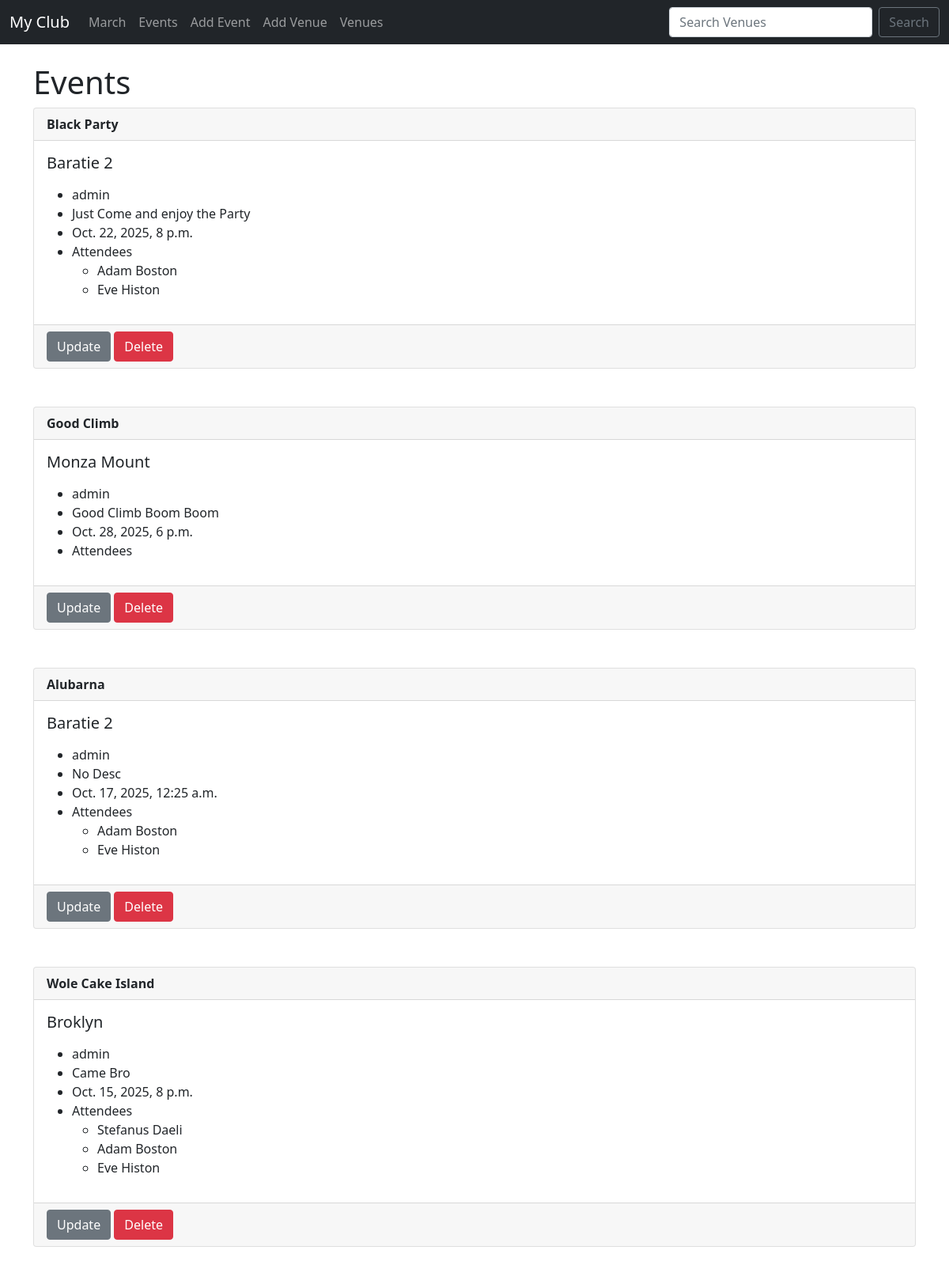
/events, run on an earlier commit of the app's database.
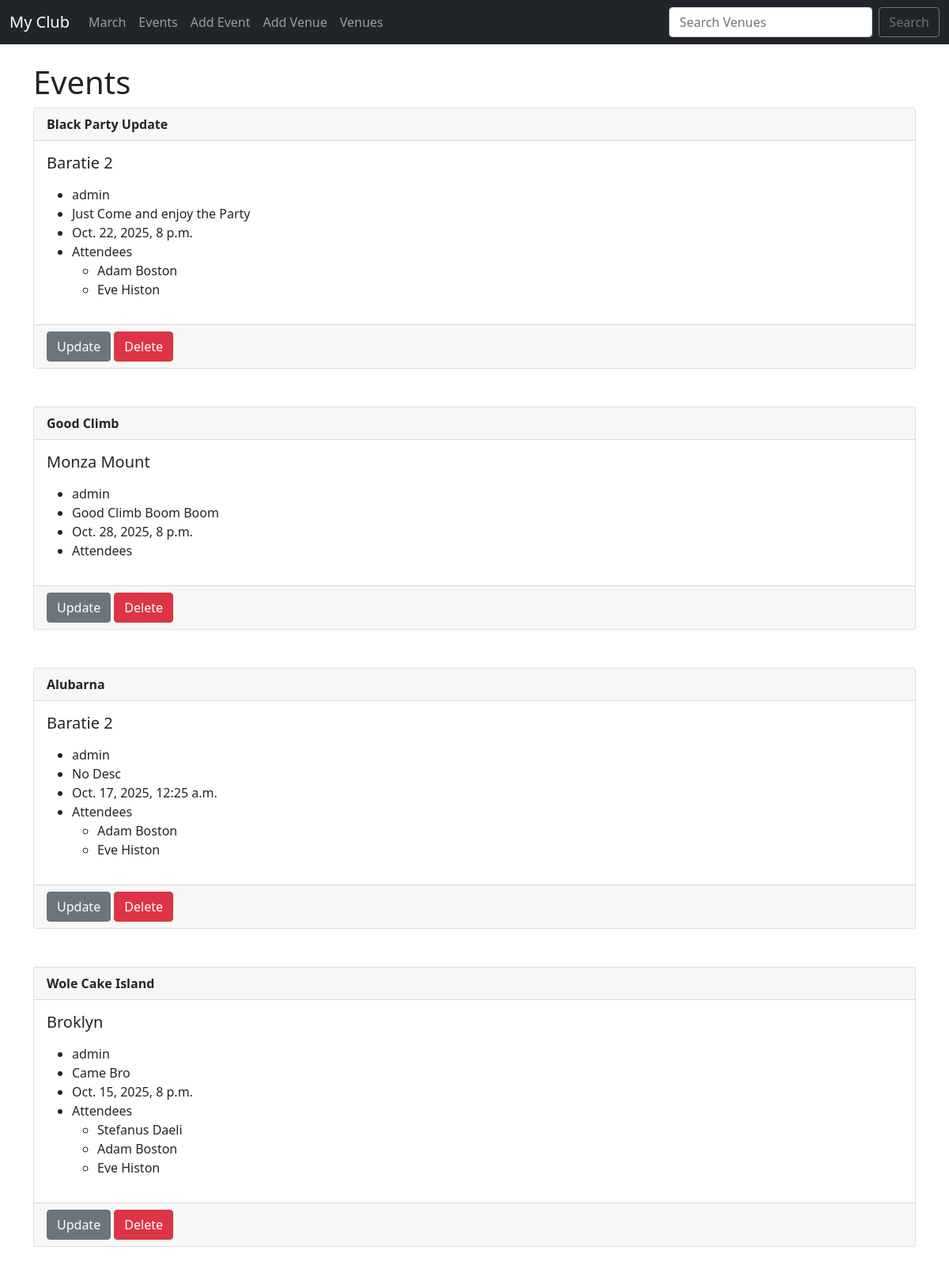
And on a later commit of the database.
### events/models.py (models this page shows)
class Event(models.Model):
    name = models.CharField('Event Name', max_length=120)
    event_date = models.DateTimeField('Event Date')
    venue = models.ForeignKey(Venue, blank=True, null=True, on_delete=models.CASCADE)
    manager = models.ForeignKey(User, blank=True, null=True, on_delete=models.SET_NULL)
    description = models.TextField(blank=True)
    attendees = models.ManyToManyField(MuClubUser, blank=True)
    def __str__(self):
        return self.name

class Venue(models.Model):
    name = models.CharField('Venue Name', max_length=120)
    address = models.CharField(max_length=300)
    zip_code = models.CharField('Zip Code', max_length=12)
    phone = models.CharField('Contact Phone', max_length=20, blank=True)
    web = models.URLField('Website Address', blank=True)
    email_address = models.EmailField('Email Address', blank=True)
    def __str__(self):
        return self.name

### events/views.py (the view)
# urls.py: path('events', views.all_events, name='list-events'),
def all_events(request):
    event_list = Event.objects.all()
    return render(request, 'events/event_list.html',
                    {'event_list': event_list})

### events/models.py (called while the page is built)
    def __str__(self):
        return self.first_name + ' ' + self.last_name

### templates/events/event_list.html
{% extends 'events/base.html' %}
{% block content %}
<h1>Events</h1>
{% for event in event_list %}
<div class="card">
    <div class="card-header">
        <strong>{{event}}</strong>
    </div>
    <div class="card-body">
        <h5 class="card-title">{{event.venue}}</h5>
        <p class="card-text">
        <ul>
            <li>{{event.manager}}</li>
            <li>{{event.description}}</li>
            <li>{{event.event_date}}</li>
            <li>
                Attendees
                {% for user in event.attendees.all %}
                <ul>
                    <li>{{user}}</li>
                </ul>
                {% endfor %}
            </li>
        </ul>
        </p>
    </div>
    <div class="card-footer text-muted">
        <a href="{% url 'update-event' event.id %}"><button class="btn btn-secondary">Update</button></a>
        <a href="{% url 'delete-event' event.id %}"><button class="btn btn-danger">Delete</button></a>
    </div>
</div>
<br>
<br>
{% endfor %}
{% endblock %}

What changed in the data, as far as the page shows it:
changed Event "Just Come and enjoy the Party": name "Black Party" → "Black Party Update"
changed Event "Good Climb": event_date "Oct. 28, 2025, 6 p.m." → "Oct. 28, 2025, 8 p.m."
